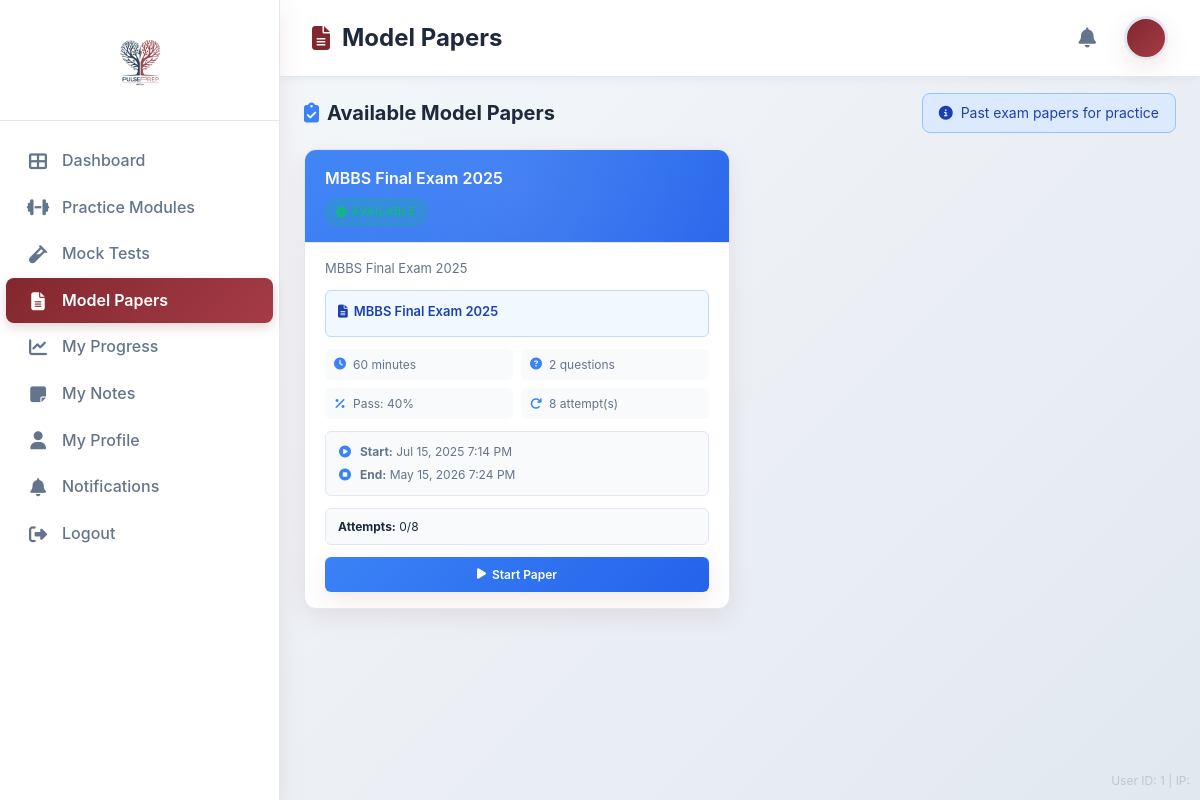
The page /modelpaper/student/ (signed in) on the database its author committed.
### user_management/models.py (models this page shows, shortened)
class CustomUser(AbstractUser):
    APPROVAL_STATUS = (
        ('pending', 'Pending Approval'),
        ('approved', 'Approved'),
        ('rejected', 'Rejected'),
    )
    DEGREE_CHOICES = (
        ('MBBS', 'MBBS'),
        ('BDS', 'BDS'),
    )
    YEAR_CHOICES = (
        (1, 'First Year'),
        (2, 'Second Year'),
        (3, 'Third Year'),
        (4, 'Fourth Year'),
        (5, 'Fifth Year'),
    )
    email = models.EmailField(unique=True)
    is_admin = models.BooleanField(default=False)
    approval_status = models.CharField(max_length=20, choices=APPROVAL_STATUS, default='pending')
    degree = models.CharField(max_length=10, choices=DEGREE_CHOICES, blank=True, null=True)
    year = models.IntegerField(choices=YEAR_CHOICES, blank=True, null=True)
    last_active = models.DateTimeField(blank=True, null=True)
    current_session_key = models.CharField(max_length=40, blank=True, null=True)
    terms_accepted = models.BooleanField(default=False)
    profile_image = models.ImageField(upload_to='profile_images/', blank=True, null=True)
    payment_slip = models.ImageField(upload_to='payment_slips/', blank=True, null=True)
    voucher_reference = models.CharField(
        max_length=50,
        blank=True,
        null=True,
        help_text="Optional voucher code or reference number"
    )
    email_verified = models.BooleanField(default=False)
    activation_token = models.CharField(max_length=100, blank=True, null=True)
    activation_sent_at = models.DateTimeField(blank=True, null=True)
    activated_at = models.DateTimeField(blank=True, null=True)
    is_account_activated = models.BooleanField(default=False)  # Final activation status
    USERNAME_FIELD = 'email'
    REQUIRED_FIELDS = ['username']

### modelpaper/models.py (models this page shows, shortened)
class ModelPaper(models.Model):
    STATUS_CHOICES = [
        ('draft', 'Draft'),
        ('scheduled', 'Scheduled'),
        ('live', 'Live'),
        ('completed', 'Completed'),
    ]
    title = models.CharField(max_length=200)
    description = models.TextField(blank=True)
    selected_paper_name = models.CharField(max_length=200)  # Selected from PaperQuestion.paper_name
    filter_degree = models.CharField(max_length=4, choices=PaperQuestion.DEGREE_CHOICES, blank=True)
    filter_year = models.CharField(max_length=3, choices=PaperQuestion.YEAR_CHOICES, blank=True)
    filter_module = models.CharField(max_length=100, blank=True)
    filter_subject = models.CharField(max_length=100, blank=True)
    filter_topic = models.CharField(max_length=100, blank=True)
    duration_minutes = models.IntegerField(default=60)
    total_questions = models.IntegerField(default=0)  # Auto-calculated from filtered results
    passing_percentage = models.IntegerField(default=40)
    max_attempts = models.IntegerField(default=1)
    randomize_questions = models.BooleanField(default=True)
    randomize_options = models.BooleanField(default=True)
    show_explanations = models.BooleanField(default=True)
    start_datetime = models.DateTimeField()
    end_datetime = models.DateTimeField()
    status = models.CharField(max_length=10, choices=STATUS_CHOICES, default='draft')
    created_by = models.ForeignKey(settings.AUTH_USER_MODEL, on_delete=models.CASCADE, related_name='created_papers')
    created_at = models.DateTimeField(auto_now_add=True)
    updated_at = models.DateTimeField(auto_now=True)
    class Meta:
        ordering = ['-created_at']

### modelpaper/views.py (the view, shortened to what this page needs)
# urls.py: path('student/', views.student_model_papers, name='student_model_papers'),
@content_access_required
def student_model_papers(request):
    user = request.user
    now = timezone.now()
    all_papers_for_update = ModelPaper.objects.all()
    for paper in all_papers_for_update:
        if paper.status == 'scheduled' and now >= paper.start_datetime:
            paper.status = 'live'
            paper.save()
        elif paper.status == 'live' and now > paper.end_datetime:
            paper.status = 'completed'
            paper.save()
    papers = ModelPaper.objects.filter(status='live')
    papers = apply_user_access_filter(papers, request.user)
    user_attempts = ModelPaperAttempt.objects.filter(student=user).values('model_paper_id', 'status').order_by('-started_at')
    accessible_paper_ids = set(papers.values_list('id', flat=True))
    accessible_attempts = [attempt for attempt in user_attempts if attempt['model_paper_id'] in accessible_paper_ids]
    attempt_status = {}
    attempt_count = {}
    for paper in papers:
        paper.user_attempts = attempt_count.get(paper.id, 0)
        paper.can_attempt = paper.user_attempts < paper.max_attempts
        paper.attempt_status = attempt_status.get(paper.id, 'not_started')
    upcoming_papers = ModelPaper.objects.filter(
        start_datetime__gt=now
    ).order_by('start_datetime')
    upcoming_papers = apply_user_access_filter(upcoming_papers, request.user)[:5]
    context = {
        'active_papers': papers,
        'upcoming_papers': upcoming_papers,
        'user': user,
        'user_access': get_user_access_info(user),
    }
    return render(request, 'modelpaper/student_model_papers.html', context)

### notifications/context_processors.py (called while the page is built)
def notification_context(request):
    if request.user.is_authenticated:
        try:
            unread_count = NotificationMessage.objects.filter(
                Q(recipient=request.user) | Q(recipient__isnull=True),
                is_read=False
            ).count()
            return {
                'unread_count': unread_count,
            }
        except Exception:
            return {'unread_count': 0}
    return {'unread_count': 0}

### user_management/context_processors.py (called while the page is built, shortened)
def admin_navigation_stats(request):
    User = get_user_model()
    if not request.user.is_authenticated:
        return {}
    return {}

def user_access_context(request):
    user = request.user
    if user.is_admin or user.is_superuser:
        access_info = {
            'level': 'admin',
            'display': 'Administrator',
            'can_access': True,
            'filter_params': None
        }
    return {
        'user_access_level': access_info['level'],
        'user_access_display': access_info['display'],
        'can_access_content': access_info['can_access'],
        'user_filter_params': access_info.get('filter_params'),
        'is_admin': user.is_admin or user.is_superuser,
        'is_student': not (user.is_admin or user.is_superuser),
    }

### user_management/utils.py (called while the page is built, shortened)
def get_user_access_info(user):
    if user.is_admin or user.is_superuser:
        return {
            'level': 'admin',
            'display': 'Administrator - Full Access to All Content',
            'can_access': True,
            'degree': None,
            'year': None,
            'filter_params': {},
            'can_create_tests': True,
            'can_manage_users': True,
            'can_view_analytics': True,
        }

### templates/modelpaper/student_model_papers.html (shortened to what this page needs)
{% load static %}
{% include 'includes/security_protection.html' %}
<!DOCTYPE html>
<html lang="en">
<head>
    <link rel="stylesheet" href="https://cdnjs.cloudflare.com/ajax/libs/font-awesome/6.4.0/css/all.min.css">
</head>
<body>
    <div class="dashboard-container">
        <aside class="sidebar" id="sidebar">
            <div class="logo-container">
                <img src="{% static 'images/Logo.png' %}" alt="PulsePrep Logo" class="logo" />
            </div>
            <nav class="nav-menu">
                <a href="{% url 'student_dashboard' %}" class="nav-item">
                    <i class="fas fa-th-large"></i>
                    <span>Dashboard</span>
                </a>
                <a href="{% url 'student_practice_modules' %}" class="nav-item">
                    <i class="fas fa-dumbbell"></i>
                    <span>Practice Modules</span>
                </a>
                <a href="{% url 'student_mock_tests' %}" class="nav-item">
                    <i class="fas fa-vial"></i>
                    <span>Mock Tests</span>
                </a>
                <a href="{% url 'student_model_papers' %}" class="nav-item active">
                    <i class="fas fa-file-alt"></i>
                    <span>Model Papers</span>
                </a>
                <a href="{% url 'unified_progress' %}" class="nav-item">
                    <i class="fas fa-chart-line"></i>
                    <span>My Progress</span>
                </a>
                <a href="{% url 'notes_dashboard' %}" class="nav-item">
                    <i class="fas fa-sticky-note"></i>
                    <span>My Notes</span>
                </a>
                <a href="{% url 'my_profile' %}" class="nav-item">
                    <i class="fas fa-user"></i>
                    <span>My Profile</span>
                </a>
                <a href="{% url 'student_notifications' %}" class="nav-item">
                    <i class="fas fa-bell"></i>
                    <span>Notifications</span>
                </a>
                <a href="{% url 'logout' %}" class="nav-item">
                    <i class="fas fa-sign-out-alt"></i>
                    <span>Logout</span>
                </a>
            </nav>
        </aside>
        <main class="main-content">
            <header class="header">
                <div class="header-left">
                    <h1><i class="fas fa-file-alt"></i> Model Papers</h1>
                </div>
                <div class="user-menu">
                    <a href="{% url 'student_notifications' %}">
                        <i class="fas fa-bell"></i>
                    </a>
                    <div class="avatar">
                    </div>
                </div>
            </header>
            <div class="dashboard-content">
                <section>
                    <div class="section-header">
                        <h2 class="section-title">
                            <i class="fas fa-clipboard-check"></i>
                            Available Model Papers
                        </h2>
                        <div class="info-banner">
                            <i class="fas fa-info-circle"></i>
                            <span>Past exam papers for practice</span>
                        </div>
                    </div>
                    {% if active_papers %}
                        <div class="paper-grid">
                            {% for paper in active_papers %}
                                <div class="paper-card">
                                    <div class="paper-card-header">
                                        <h3 class="paper-title">{{ paper.title }}</h3>
                                        {% if paper.can_attempt %}
                                            <span class="paper-status status-available">
                                                <i class="fas fa-check-circle"></i> Available
                                            </span>
                                        {% else %}
                                            <span class="paper-status status-completed">
                                                <i class="fas fa-times-circle"></i> Max Attempts Reached
                                            </span>
                                        {% endif %}
                                    </div>
                                    <div class="paper-card-body">
                                        {% if paper.description %}
                                            <p class="paper-description">{{ paper.description }}</p>
                                        {% endif %}
                                        <div class="paper-info-container">
                                            <div class="paper-name">
                                                <i class="fas fa-file-alt"></i>
                                                {{ paper.selected_paper_name }}
                                            </div>
                                        </div>
                                        <div class="meta-grid">
                                            <div class="meta-item">
                                                <i class="fas fa-clock"></i>
                                                <span>{{ paper.duration_minutes }} minutes</span>
                                            </div>
                                            <div class="meta-item">
                                                <i class="fas fa-question-circle"></i>
                                                <span>{{ paper.total_questions }} questions</span>
                                            </div>
                                            <div class="meta-item">
                                                <i class="fas fa-percentage"></i>
                                                <span>Pass: {{ paper.passing_percentage }}%</span>
                                            </div>
                                            <div class="meta-item">
                                                <i class="fas fa-redo"></i>
                                                <span>{{ paper.max_attempts }} attempt(s)</span>
                                            </div>
                                        </div>
                                        <div class="schedule-container">
                                            <div class="schedule-item">
                                                <i class="fas fa-play-circle"></i>
                                                <span><strong>Start:</strong> {{ paper.start_datetime|date:"M d, Y g:i A" }}</span>
                                            </div>
                                            <div class="schedule-item">
                                                <i class="fas fa-stop-circle"></i>
                                                <span><strong>End:</strong> {{ paper.end_datetime|date:"M d, Y g:i A" }}</span>
                                            </div>
                                        </div>
                                        <div class="attempt-info">
                                            <span><strong>Attempts:</strong> {{ paper.user_attempts }}/{{ paper.max_attempts }}</span>
                                        </div>
                                        <div class="paper-actions">
                                            {% if paper.can_attempt %}
                                                <a href="{% url 'take_paper' paper.id %}" class="btn btn-primary">
                                                    <i class="fas fa-play"></i>
                                                    {% if paper.user_attempts > 0 %}Retake Paper{% else %}Start Paper{% endif %}
                                                </a>
                                            {% else %}
                                                <button class="btn btn-primary" disabled>
                                                    <i class="fas fa-ban"></i> No Attempts Left
                                                </button>
                                            {% endif %}
                                        </div>
                                    </div>
                                </div>
                            {% endfor %}
                        </div>
                    {% else %}
                        <div class="empty-state">
                            <i class="fas fa-file-alt"></i>
                            <h3>No Active Papers</h3>
                            <p>There are no model papers available at the moment. Check back later!</p>
                        </div>
                    {% endif %}
                </section>
            </div>
        </main>
    </div>
</body>
</html>

### templates/includes/security_protection.html (shortened to what this page needs)
<div id="watermark">
    User ID: {{ user.id }} | IP: {{ user.ip }}
</div>

### templates/includes/security_protection.html (style rules this page uses)
.secure-content { -webkit-user-select: none; -moz-user-select: none; -ms-user-select: none; user-select: none; }
#watermark { position: fixed; bottom: 10px; right: 10px; color: rgba(0,0,0,0.15); font-size: 12px; z-index: 9999; pointer-events: none; }

### rows shown on the page
CustomUser: id "1"
ModelPaper: title "MBBS Final Exam 2025", description "MBBS Final Exam 2025", selected_paper_name "MBBS Final Exam 2025", duration_minutes "60", total_questions "2", passing_percentage "40", max_attempts "8", start_datetime "Jul 15, 2025 7:14 PM", end_datetime "May 15, 2026 7:24 PM", user_attempts "0", shows "Start Paper"
